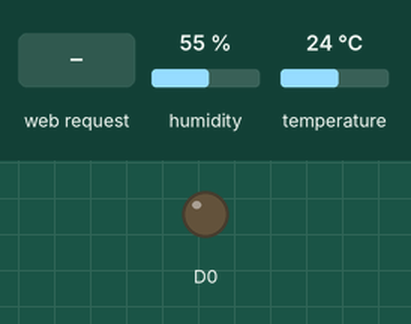
This sketch was run on a simulated ESP8266 (NodeMCU). On the bench: output pins drawn as LEDs (lit = HIGH). The inputs (shaded band) are chosen by the test bench; at power-on: humidity 55 %, temperature 24 °C. WiFi joins after 1.5 s; servers stay silent unless stated; what the sketch prints to the serial monitor is not drawn.

Above: at 4.8 s.
4.9 s: HTTP request GET /OFF received
At 6.1 s:
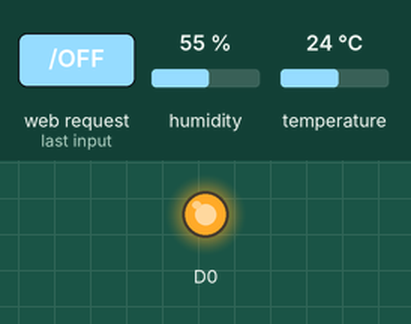
6.4 s: HTTP request GET /ON received
At 7.4 s:
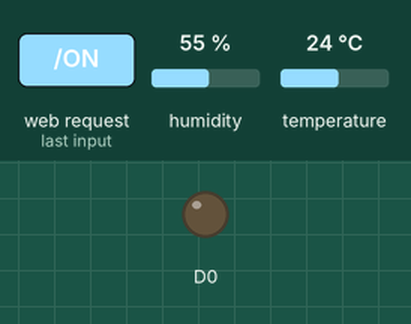
Timing chart, 0 to 9.4 s (numbered marks = the images above; inputs shaded):
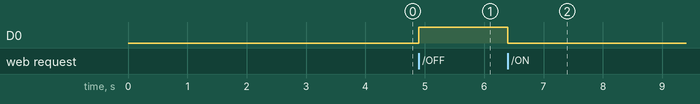

Measured:
- after the input at 4.9 s, D0: LOW → HIGH at once
- after the input at 6.4 s, D0: HIGH → LOW at once

The sketch:

serverstation.ino
```cpp
#include<ESP8266WiFi.h>
#include "DHT.h"
#define DHTPIN 4
#define DHTTYPE DHT11
DHT dht(DHTPIN,DHTTYPE);
WiFiServer server(80);
String message="";
void setup() {
  // put your setup code here, to run once:
  pinMode(D0,OUTPUT);
  Serial.begin(9600);
  WiFi.disconnect();
  delay(2000);
  Serial.print("Start connection");
  WiFi.begin("rout-2g","Rout@1234");
  while((!(WiFi.status()== WL_CONNECTED))){
      delay(200);
      Serial.print("..");
    }
  Serial.println("Connected");
  Serial.print("Device IP is:");
  Serial.println((WiFi.localIP().toString()));
  server.begin();
  dht.begin();
}
String data="";
void loop() {
  float t=dht.readTemperature();
  float h=dht.readHumidity();
//  if(isnan(t) || isnan(h)){
//    Serial.println("Data is not available");
//    return;
//    }
  // put your main code here, to run repeatedly:
  WiFiClient client = server.available();
  if (!client) { return; }
  while(!client.available()){  delay(1); }
  message=(client.readStringUntil('\r'));
  message.remove(0,5);
  message.remove(message.length()-9,9);
  Serial.println(message);
  if(message=="ON"){
      Serial.println("led is ON");
      digitalWrite(D0,0);
    }
  if(message=="OFF"){
      Serial.println("led is OFF");
      digitalWrite(D0,1);
  }
  if(message=="temp"){
      data= String(t,2);
    }
  if(message=="Humi"){
      data= String(h,2);
    }
  client.println("HTTP/1.1 200 OK");
  client.println("Content-Type: text/html");
  client.println("");
  client.println("<!DOCTYPE HTML>");
    client.println("<html>");
    client.println("<head>");
    client.println("</head>");
    client.println("<body>");
      client.println("<h1 style=""color:#000099"">");
      client.println("Control Pannel");
      client.println("</h1>");
      client.println("<h3>");
      client.println(data);
      client.println("</h3>");
      client.println("<a href=");
      client.println("ON");
      client.println("><button>");
      client.println("ON");
      client.println("</button></a>");
      client.println("<a href=");
      client.println("OFF");
      client.println("><button>");
      client.println("OFF");
      client.println("</button></a>");
      client.println("<a href=");
      client.println("temp");
      client.println("><button>");
      client.println("Temperature");
      client.println("</button></a>");
      client.println("<a href=");
      client.println("Humi");
      client.println("><button>");
      client.println("HUmidity");
      client.println("</button></a>");


    client.println("</body>");
    client.println("</html>");

  delay(1);
  client.flush();
}
```
